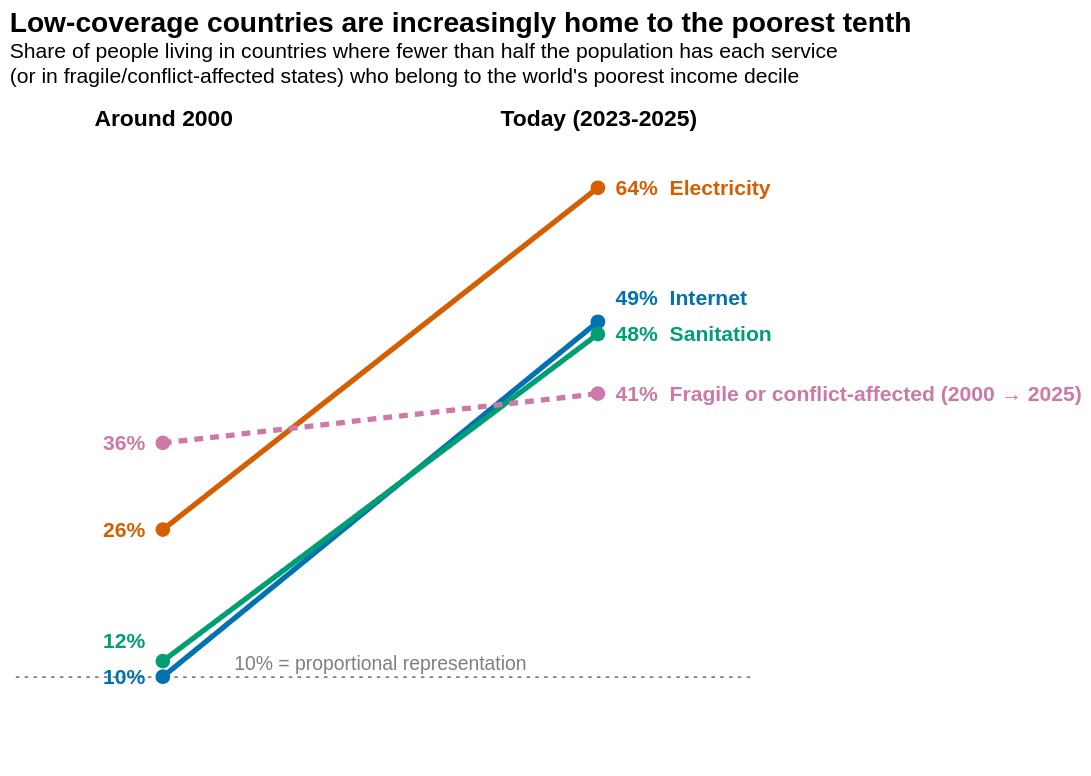

The notebook cell this image was saved under:
### Markdown cell above
# Slope chart: who is left in low-coverage countries?

This flips the question. Among all people living in low-coverage countries, what share belongs to the world's poorest decile? If D1 were spread like everyone else, that share would be 10%. It is equal to the D1/world ratio divided by 10, up to small rounding because the global deciles are built from discrete bins.

*Alternative indicator - If you are in a country considered "low coverage", what is the possibility that you are part of D1?

### Code cell
SLOPE_COLORS = {
    'Electricity': '#D55E00',
    'Internet': '#0072B2',
    'Sanitation': '#009E73',
    'Fragile or conflict-affected': '#CC79A7',
}
PERIOD_LABELS = {'Around 2000': 'Around 2000', 'Latest': 'Today (2023-2025)'}

slope_data = d1_change[['indicator', 'period', 'year', 'share', 'world']].copy()
# Share of the low-coverage population in D1 = D1 share x D1 population / (world share x total population).
d1_population_fraction = {
    year: bins.loc[bins['decile'].eq(1), 'pop'].sum() / bins['pop'].sum()
    for year, bins in ((year, global_deciles(year)) for year in slope_data['year'].unique())
}
slope_data['d1_part'] = slope_data['share'] * slope_data['year'].map(d1_population_fraction) / slope_data['world'] * 100
display(slope_data.pivot(index='indicator', columns='period', values='d1_part').reindex(INDICATOR_ORDER).round(1))
slope_data['period_axis'] = slope_data['period'].map(PERIOD_LABELS)


def spread_labels(values, min_gap=4):
    # Nudge label positions apart so close values do not overlap.
    order = values.sort_values().index
    positions = values.copy()
    for previous, current in zip(order[:-1], order[1:]):
        positions[current] = max(positions[current], positions[previous] + min_gap)
    return positions


slope_data['label_y'] = slope_data.groupby('period', group_keys=False)['d1_part'].apply(spread_labels)
slope_data['start_label'] = slope_data['d1_part'].round().astype(int).astype(str) + '%'
slope_data['end_label'] = slope_data['start_label'] + '  ' + slope_data['indicator']
slope_data.loc[slope_data['indicator'].eq('Fragile or conflict-affected'), 'end_label'] += ' (2000 → 2025)'

SLOPE_WIDTH = 420
x_axis = alt.X(
    'period_axis:N', sort=list(PERIOD_LABELS.values()), title=None,
    axis=alt.Axis(labelAngle=0, labelFontSize=13, labelFontWeight='bold', domain=False, ticks=False, orient='top'),
    scale=alt.Scale(padding=0.35),
)
y_scale = alt.Scale(domain=[0, 70])
color = alt.Color('indicator:N', scale=alt.Scale(domain=list(SLOPE_COLORS), range=list(SLOPE_COLORS.values())), legend=None)

slope_base = alt.Chart(slope_data).encode(x=x_axis, color=color)
lines = slope_base.mark_line(strokeWidth=3).encode(
    y=alt.Y(
        'd1_part:Q',
        scale=y_scale,
        axis=alt.Axis(title='Share of low-coverage population in D1 (%)', values=list(range(0, 71, 10)), grid=False),
    ),
    strokeDash=alt.condition(
        alt.datum.indicator == 'Fragile or conflict-affected', alt.value([5, 4]), alt.value([1, 0])
    ),
    detail='indicator:N',
)
points = slope_base.mark_point(filled=True, size=70, opacity=1).encode(
    y=alt.Y('d1_part:Q', scale=y_scale, axis=None),
    tooltip=[
        alt.Tooltip('indicator:N', title='Indicator'),
        alt.Tooltip('year:Q', title='Year', format='d'),
        alt.Tooltip('d1_part:Q', title='Share who are in D1 (%)', format='.1f'),
    ],
)
start_text = slope_base.transform_filter(alt.datum.period == 'Around 2000').mark_text(
    align='right', dx=-10, fontSize=12, fontWeight='bold'
).encode(y=alt.Y('label_y:Q', scale=y_scale, axis=None), text='start_label:N')
end_text = slope_base.transform_filter(alt.datum.period == 'Latest').mark_text(
    align='left', dx=10, fontSize=12, fontWeight='bold'
).encode(y=alt.Y('label_y:Q', scale=y_scale, axis=None), text='end_label:N')

reference = alt.Chart(pd.DataFrame({'y': [10]}))
reference_rule = reference.mark_rule(strokeDash=[2, 3], color='#7F7F7F').encode(y=alt.Y('y:Q', scale=y_scale, axis=None))
reference_text = reference.mark_text(
    text='10% = proportional representation', align='center', dy=-7, fontSize=11, color='#7F7F7F',
).encode(x=alt.value(SLOPE_WIDTH / 2), y=alt.Y('y:Q', scale=y_scale, axis=None))

slope_chart = (
    alt.layer(reference_rule, reference_text, lines, points, start_text, end_text)
    .properties(
        width=SLOPE_WIDTH,
        height=360,
        title=alt.TitleParams(
            'Low-coverage countries are increasingly home to the poorest tenth',
            subtitle=[
                'Share of people living in countries where fewer than half the population has each service',
                "(or in fragile/conflict-affected states) who belong to the world's poorest income decile",
            ],
            anchor='start',
            fontSize=16,
            offset=12,
        ),
    )
    .configure_view(stroke=None)
    .configure_axis(grid=False)
)
slope_chart

### Figure 1 — Vega-Lite specification as saved in the notebook (floating-point values rounded to 4 significant figures)
{"config": {"view": {"continuousWidth": 300, "continuousHeight": 300, "stroke": null}, "axis": {"grid": false}}, "layer": [{"data": {"name": "data-a05a1ed448acbefd215f8bada93c9a1f"}, "mark": {"type": "rule", "color": "#7F7F7F", "strokeDash": [2, 3]}, "encoding": {"y": {"axis": null, "field": "y", "scale": {"domain": [0, 70]}, "type": "quantitative"}}}, {"data": {"name": "data-a05a1ed448acbefd215f8bada93c9a1f"}, "mark": {"type": "text", "align": "center", "color": "#7F7F7F", "dy": -7, "fontSize": 11, "text": "10% = proportional representation"}, "encoding": {"x": {"value": 210.0}, "y": {"axis": null, "field": "y", "scale": {"domain": [0, 70]}, "type": "quantitative"}}}, {"data": {"name": "data-d3821e2142b400ef5dd4ca73e4f27bdf"}, "mark": {"type": "line", "strokeWidth": 3}, "encoding": {"color": {"field": "indicator", "legend": null, "scale": {"domain": ["Electricity", "Internet", "Sanitation", "Fragile or conflict-affected"], "range": ["#D55E00", "#0072B2", "#009E73", "#CC79A7"]}, "type": "nominal"}, "detail": {"field": "indicator", "type": "nominal"}, "strokeDash": {"condition": {"test": "(datum.indicator === 'Fragile or conflict-affected')", "value": [5, 4]}, "value": [1, 0]}, "x": {"axis": {"domain": false, "labelAngle": 0, "labelFontSize": 13, "labelFontWeight": "bold", "orient": "top", "ticks": false}, "field": "period_axis", "scale": {"padding": 0.35}, "sort": ["Around 2000", "Today (2023-2025)"], "title": null, "type": "nominal"}, "y": {"axis": {"grid": false, "title": "Share of low-coverage population in D1 (%)", "values": [0, 10, 20, 30, 40, 50, 60, 70]}, "field": "d1_part", "scale": {"domain": [0, 70]}, "type": "quantitative"}}}, {"data": {"name": "data-d3821e2142b400ef5dd4ca73e4f27bdf"}, "mark": {"type": "point", "filled": true, "opacity": 1, "size": 70}, "encoding": {"color": {"field": "indicator", "legend": null, "scale": {"domain": ["Electricity", "Internet", "Sanitation", "Fragile or conflict-affected"], "range": ["#D55E00", "#0072B2", "#009E73", "#CC79A7"]}, "type": "nominal"}, "tooltip": [{"field": "indicator", "title": "Indicator", "type": "nominal"}, {"field": "year", "format": "d", "title": "Year", "type": "quantitative"}, {"field": "d1_part", "format": ".1f", "title": "Share who are in D1 (%)", "type": "quantitative"}], "x": {"axis": {"domain": false, "labelAngle": 0, "labelFontSize": 13, "labelFontWeight": "bold", "orient": "top", "ticks": false}, "field": "period_axis", "scale": {"padding": 0.35}, "sort": ["Around 2000", "Today (2023-2025)"], "title": null, "type": "nominal"}, "y": {"axis": null, "field": "d1_part", "scale": {"domain": [0, 70]}, "type": "quantitative"}}}, {"data": {"name": "data-d3821e2142b400ef5dd4ca73e4f27bdf"}, "mark": {"type": "text", "align": "right", "dx": -10, "fontSize": 12, "fontWeight": "bold"}, "encoding": {"color": {"field": "indicator", "legend": null, "scale": {"domain": ["Electricity", "Internet", "Sanitation", "Fragile or conflict-affected"], "range": ["#D55E00", "#0072B2", "#009E73", "#CC79A7"]}, "type": "nominal"}, "text": {"field": "start_label", "type": "nominal"}, "x": {"axis": {"domain": false, "labelAngle": 0, "labelFontSize": 13, "labelFontWeight": "bold", "orient": "top", "ticks": false}, "field": "period_axis", "scale": {"padding": 0.35}, "sort": ["Around 2000", "Today (2023-2025)"], "title": null, "type": "nominal"}, "y": {"axis": null, "field": "label_y", "scale": {"domain": [0, 70]}, "type": "quantitative"}}, "transform": [{"filter": "(datum.period === 'Around 2000')"}]}, {"data": {"name": "data-d3821e2142b400ef5dd4ca73e4f27bdf"}, "mark": {"type": "text", "align": "left", "dx": 10, "fontSize": 12, "fontWeight": "bold"}, "encoding": {"color": {"field": "indicator", "legend": null, "scale": {"domain": ["Electricity", "Internet", "Sanitation", "Fragile or conflict-affected"], "range": ["#D55E00", "#0072B2", "#009E73", "#CC79A7"]}, "type": "nominal"}, "text": {"field": "end_label", "type": "nominal"}, "x": {"axis": {"domain": false, "labelAngle": 0, "labelFontSize": 13, "labelFontWeight": "bold", "orient": "top", "ticks": false}, "field": "period_axis", "scale": {"padding": 0.35}, "sort": ["Around 2000", "Today (2023-2025)"], "title": null, "type": "nominal"}, "y": {"axis": null, "field": "label_y", "scale": {"domain": [0, 70]}, "type": "quantitative"}}, "transform": [{"filter": "(datum.period === 'Latest')"}]}], "height": 360, "title": {"text": "Low-coverage countries are increasingly home to the poorest tenth", "anchor": "start", "fontSize": 16, "offset": 12, "subtitle": ["Share of people living in countries where fewer than half the population has each service", "(or in fragile/conflict-affected states) who belong to the world's poorest income decile"]}, "width": 420, "$schema": "https://vega.github.io/schema/vega-lite/v6.4.1.json", "datasets": {"data-a05a1ed448acbefd215f8bada93c9a1f": [{"y": 10}], "data-d3821e2142b400ef5dd4ca73e4f27bdf": [{"indicator": "Electricity", "period": "Around 2000", "year": 2000, "share": 38.71, "world": 14.71, "d1_part": 26.3, "period_axis": "Around 2000", "label_y": 26.3, "start_label": "26%", "end_label": "26%  Electricity"}, {"indicator": "Electricity", "period": "Latest", "year": 2023, "share": 30.57, "world": 4.773, "d1_part": 64.04, "period_axis": "Today (2023-2025)", "label_y": 64.04, "start_label": "64%", "end_label": "64%  Electricity"}, {"indicator": "Internet", "period": "Around 2000", "year": 2000, "share": 99.99, "world": 99.4, "d1_part": 10.05, "period_axis": "Around 2000", "label_y": 10.05, "start_label": "10%", "end_label": "10%  Internet"}, {"indicator": "Internet", "period": "Latest", "year": 2024, "share": 74.0, "world": 15.02, "d1_part": 49.25, "period_axis": "Today (2023-2025)", "label_y": 51.89, "start_label": "49%", "end_label": "49%  Internet"}, {"indicator": "Sanitation", "period": "Around 2000", "year": 2000, "share": 47.25, "world": 40.09, "d1_part": 11.78, "period_axis": "Around 2000", "label_y": 14.05, "start_label": "12%", "end_label": "12%  Sanitation"}, {"indicator": "Sanitation", "period": "Latest", "year": 2024, "share": 66.33, "world": 13.85, "d1_part": 47.89, "period_axis": "Today (2023-2025)", "label_y": 47.89, "start_label": "48%", "end_label": "48%  Sanitation"}, {"indicator": "Fragile or conflict-affected", "period": "Around 2000", "year": 2000, "share": 24.49, "world": 6.825, "d1_part": 35.87, "period_axis": "Around 2000", "label_y": 35.87, "start_label": "36%", "end_label": "36%  Fragile or conflict-affected (2000 → 2025)"}, {"indicator": "Fragile or conflict-affected", "period": "Latest", "year": 2025, "share": 55.76, "world": 13.49, "d1_part": 41.32, "period_axis": "Today (2023-2025)", "label_y": 41.32, "start_label": "41%", "end_label": "41%  Fragile or conflict-affected (2000 → 2025)"}]}}
